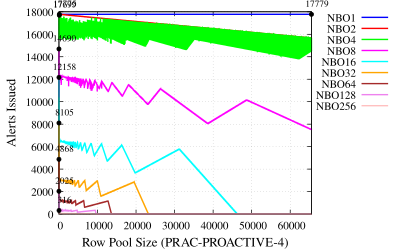

The gnuplot source for this figure:
# Set terminal to PDF with enhanced font, size, and format
set terminal pdfcairo enhanced font 'Times,12' size 4in, 2.5in
set output 'plot-alert-prac4-pro.pdf'

# Set labels for axes
set xlabel 'Row Pool Size (PRAC-PROACTIVE-4)' font 'Times,14'
set ylabel 'Alerts Issued' font 'Times,14'

# Set x-axis limit
set xrange [0:65536]

# Enable grid lines
set grid

# Set key outside the plot
set key outside top

# Define custom labels for each file
labels = "NBO1 NBO2 NBO4 NBO8 NBO16 NBO32 NBO64 NBO128 NBO256"

# Function to find the highest point in a data file
highest_point(file) = sprintf('< awk ''{if ($1 != "GroupSize" && ($5 > max || ($5 == max && $1 > x))) {max=$5; x=$1}} END {print x, max}'' %s', file)

# List of files to plot
files = "../NBO1/NBO1-prac4-pro.txt ../NBO2/NBO2-prac4-pro.txt ../NBO4/NBO4-prac4-pro.txt ../NBO8/NBO8-prac4-pro.txt ../NBO16/NBO16-prac4-pro.txt ../NBO32/NBO32-prac4-pro.txt ../NBO64/NBO64-prac4-pro.txt ../NBO128/NBO128-prac4-pro.txt ../NBO256/NBO256-prac4-pro.txt"

# Colors for the plots
colors = "blue red green magenta cyan orange brown violet pink yellow"

# Plot commands with custom labels, colors, line styles, and markers
plot for [i=1:words(files)] word(files, i) using 1:5 with lines lw 2 lc rgb word(colors, i) title word(labels, i), \
     for [i=1:words(files)] highest_point(word(files, i)) using 1:2 with points pointtype 7 pointsize 0.5 lc rgb "black" notitle, \
     for [i=1:words(files)] highest_point(word(files, i)) using 1:2:(sprintf("%.0f", $2)) with labels offset char 1, char 1 font 'Times,10' notitle
